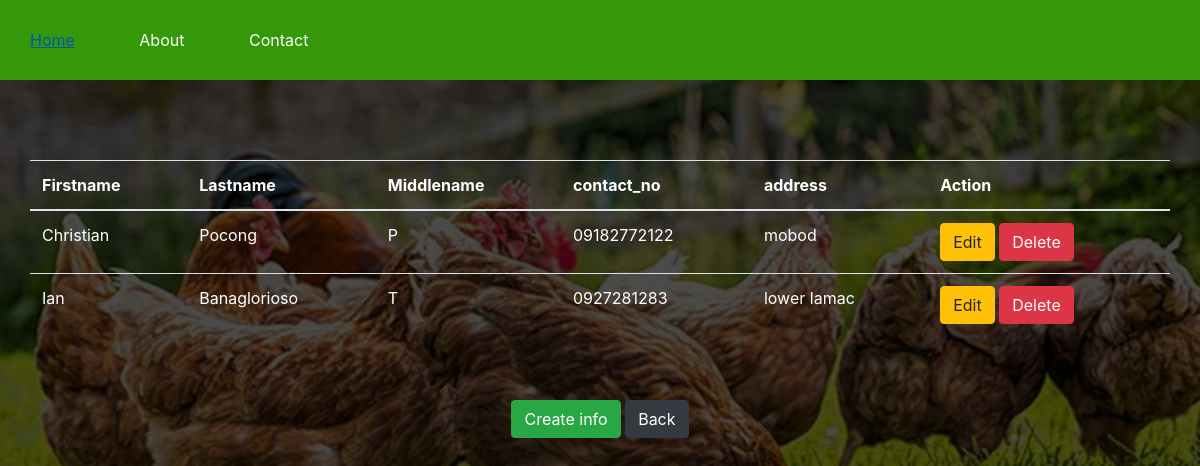
Before: /customercrud.php (signed in) with the older database file.
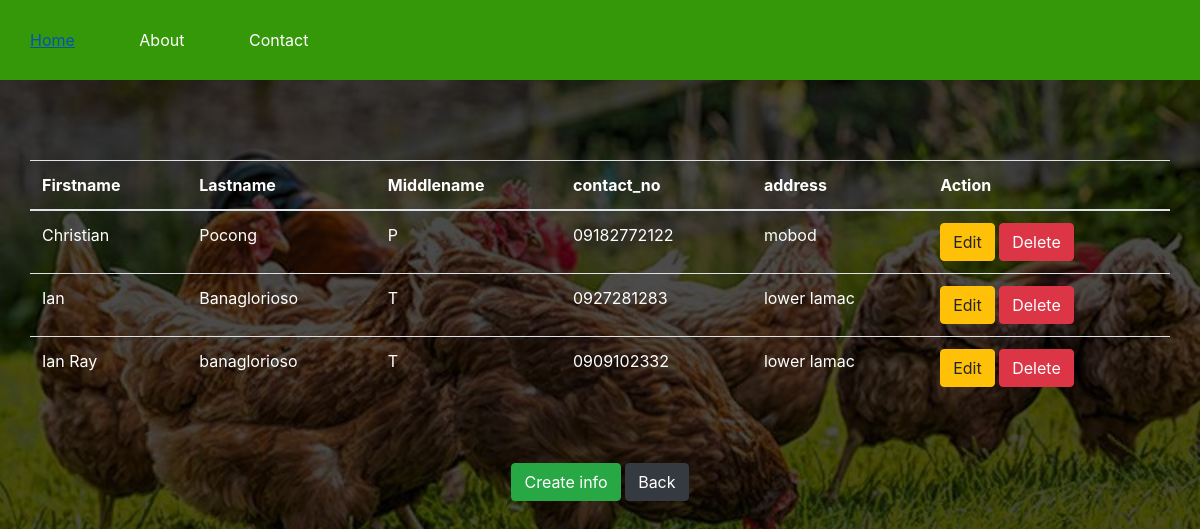
After: the same page with the newer database file.
### tables this page shows
CREATE TABLE `customer` (
  `id` int(100) NOT NULL,
  `userid` int(100) DEFAULT NULL,
  `firstname` varchar(255) DEFAULT NULL,
  `middlename` varchar(255) DEFAULT NULL,
  `lastname` varchar(255) DEFAULT NULL,
  `contact_no` varchar(255) DEFAULT NULL,
  `address` varchar(255) DEFAULT NULL
);

### customercrud.php (the view, shortened to what this page needs)
<!DOCTYPE html>
<html>
<head>
	<link rel="stylesheet" type="text/css"	href="Css1/side.css">
	<link rel="stylesheet" href="bootstrap/css/bootstrap.min.css">
</head>
<body>
<div id="main">
			<nav>
				<ul>
					<li><a href="index.php">Home</a></li>
					<li><a href="#">About</a></li>
					<li><a href="#">Contact</a></li>
				</ul>
	</div>
	<?php require_once 'process1.php';?>
	<div class="container">
	<?php
		$mysqli = new mysqli('localhost','root','','registration') or die(mysqli_error($mysqli));
		$username= $_SESSION["username"];
		$result=$mysqli->query("select id from users where username='$username'") or die($mysqli->error);
		if(@count($result)==1)
		{
			$row=$result->fetch_array();
			$userid=$row['id'];
		}
		$result = $mysqli->query("SELECT * FROM customer where userid='$userid'") or die($mysqli->error);
		?>
		<div class="row justify-content-center">
		<br><br><br>
			<table class="table">
				<thead>
					<tr class="text-white">
						<th>Firstname</th>
						<th>Lastname</th>
						<th>Middlename</th>
						<th>contact_no</th>
						<th>address</th>
						<th colspan="2">Action</th>
					</tr>
				</thead>
				<?php
					while($row=$result->fetch_assoc()):?>
						<tr class="text-white">
							<td><?php echo $row['firstname']?></td>
							<td><?php echo $row['lastname']?></td>
							<td><?php echo $row['middlename']?></td>
							<td><?php echo $row['contact_no']?></td>
							<td><?php echo $row['address']?></td>
							<td>
								<a href="customeradd.php?edit=<?php echo $row['id'];?>"
									class="btn btn-warning">Edit</a>
								<a href="process1.php?delete=<?php echo $row['id'];?>"
									class="btn btn-danger">Delete</a>
							</td>
						</tr>
						<?php endwhile;?>
			</table>
		</div>
		<center>
		<br><br>
		<a href="customeradd.php"class="btn btn-success">Create info</a>
		<a href="index1.php"class="btn btn-dark">Back</a>
		</center>
</div>
</body>
</html>

Changed rows visible on the page:
added customer: firstname "Ian Ray", lastname "banaglorioso", middlename "T", contact_no "0909102332", address "lower lamac"
